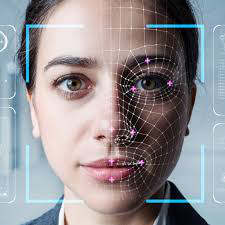
#> input picture frame1.png, 225 x 225 px, given as the content of the folder dataSet, which was not available
$ python trainer.py
#> lines starting #> are read from the running program, lines starting #| are printed output that depends on the picture
# this file gets all captured images from the dataSet folder in order to determine which ID belongs to which face.
import cv2
# to get the pictures, we need the relative path of the images, so use os library
import os
import numpy as np
# for images
from PIL import Image

#create a recognizer
recognizer = cv2.face.LBPHFaceRecognizer_create()
detector= cv2.CascadeClassifier("haarcascade_frontalface_default.xml")

# to get all images at all levels create a method
def train_classifier(path):
    #from the dataSet folder, list all directories (images) and puts it to f then appends filename to the path and create a list
#> called with path = 'dataSet'
    imagePaths=[os.path.join(path,f) for f in os.listdir(path)]
    #create empty face list
    faceSamples=[]
    #create empty ID list
    Ids=[]
    #Loop through all the image paths and loading the Ids and the images
    for imagePath in imagePaths:
        #open the image and converting it to gray scale
        pilImage=Image.open(imagePath).convert('L')
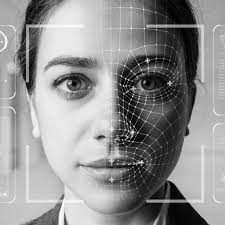
#> pilImage: PIL image 225x225 L; min 0, max 254, mean 144.7
        #Convert the PIL image into numpy array, OpenCV works with numpy arrays
        imageNp=np.array(pilImage,'uint8')
        #get the Id from the image by splitting the path using the last element , again with the dot split to get the ith index then convert into integer
#> (the run stopped early here; a loop or call above may not have finished)

$ run again, on page22.png
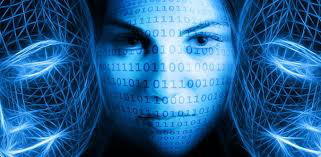
#> input picture page22.png, 321 x 157 px, given as the content of the folder dataSet, which was not available
#> in train_classifier, `pilImage=Image.open(imagePath).convert('L')`:
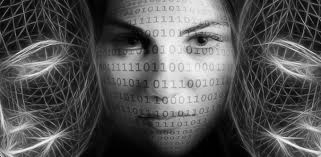
#> pilImage: PIL image 321x157 L; min 0, max 248, mean 84.7
